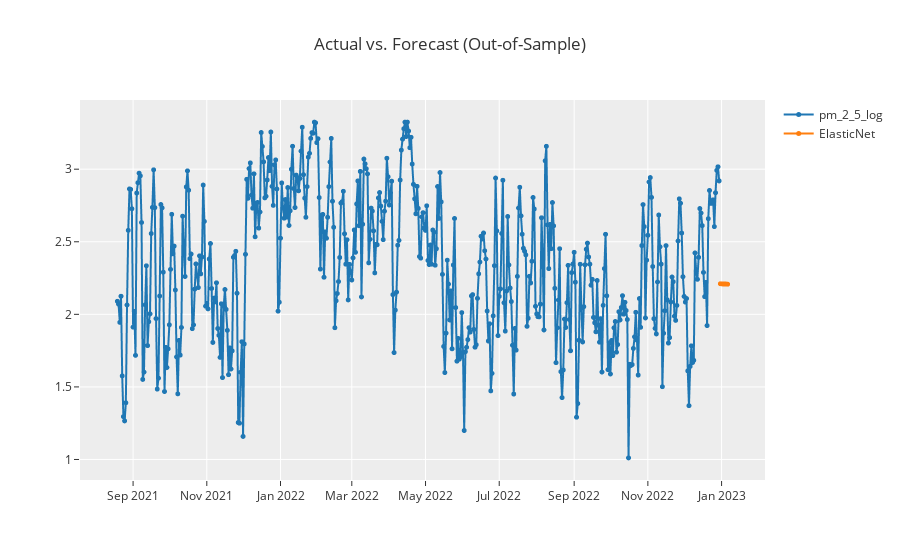

Write notebook code for a chart like this one.
### Code cell
import numpy as np
import pandas as pd

# ติดตั้ง / อัปเดต PyCaret ให้เป็นเวอร์ชันล่าสุด (ถ้ายังไม่ทำ)
# !pip install --upgrade pycaret

from pycaret.time_series import *

# ------------------------------------------------------------------------------
# 1) อ่านข้อมูล
# ------------------------------------------------------------------------------
df_raw = pd.read_csv(r"C:\Users\snpdp\pm2.5-Forecast-Dashboard\Data_csv\merge_data\AeroSURE-m-1d.csv")  # path ของไฟล์ CSV
df_raw['date_only'] = pd.to_datetime(df_raw['date_only'])
df_raw.sort_values('date_only', inplace=True)

# ------------------------------------------------------------------------------
# 2) เตรียมข้อมูล
#    2.1) ตั้งค่า index เป็น PeriodIndex (ลดปัญหา Datetime vs Period)
#    2.2) จัดการ Missing (ด้วย interpolate)
#    2.3) ตัด Outlier (ถ้าต้องการ)
#    2.4) Log Transform (Manual)
#    2.5) เลือกคอลัมน์ที่จะใช้จริง (target + exogenous)
# ------------------------------------------------------------------------------
df_raw.set_index('date_only', inplace=True)

# -> บังคับให้เป็น PeriodIndex ความถี่รายวัน
df_raw.index = df_raw.index.to_period('D')

# -> กำหนด asfreq('D') และ interpolate() (กรณีมี Missing)
df_raw = df_raw.asfreq('D').interpolate()

# (Optional) ตัด Outlier จากคอลัมน์ pm_2_5
# ตัวอย่างวิธีแบบ IQR
Q1 = df_raw['pm_2_5'].quantile(0.25)
Q3 = df_raw['pm_2_5'].quantile(0.75)
IQR = Q3 - Q1
lower_bound = Q1 - 1.5*IQR
upper_bound = Q3 + 1.5*IQR
# ถ้า pm_2_5 อยู่นอกช่วงนี้ จะทำการ "clip" หรือ "winsorize"
df_raw['pm_2_5'] = df_raw['pm_2_5'].clip(lower_bound, upper_bound)

# สร้างคอลัมน์ log
df_raw['pm_2_5_log'] = np.log(df_raw['pm_2_5'] + 1)  # ป้องกัน log(0)

# เลือกเฉพาะคอลัมน์ที่จะใช้
#  -> Target = pm_2_5_log
#  -> Exogenous = temp, humidity (สมมุติว่ามีแค่ 2 ตัวแปรนี้)
df = df_raw[['pm_2_5_log', 'temperature', 'humidity']].copy()

# ------------------------------------------------------------------------------
# 3) สร้าง Environment ด้วย setup() 
#    - fh=7 => พยากรณ์ล่วงหน้า 7 วัน
#    - fold=7 => Cross Validation 7 ชุด
#    - seasonal_period=7 => จับฤดูกาลรายสัปดาห์ (ปรับตามจริงได้)
# ------------------------------------------------------------------------------
ts_setup = setup(
    data=df,
    target='pm_2_5_log',
    fh=7,
    seasonal_period=365,
    session_id=123,
    fold=7  # เพิ่ม fold เพื่อให้ประเมินได้หลากหลายขึ้น
)

# ------------------------------------------------------------------------------
# 4) Compare Models (ดูว่าโมเดลไหน MASE ต่ำสุด)
# ------------------------------------------------------------------------------
best_ts_model = compare_models(sort='MASE')

# ------------------------------------------------------------------------------
# 5) ปรับแต่งโมเดล (Hyperparameter Tuning)
#    - เพิ่ม n_iter ให้มาก (เช่น 200) เพื่อค้นหาพารามิเตอร์ที่ดียิ่งขึ้น
# ------------------------------------------------------------------------------
tuned_ts_model = tune_model(
    best_ts_model,
    optimize='MASE',
    search_algorithm='random',
    n_iter=200
)

# ------------------------------------------------------------------------------
# 6) (Optional) Ensemble โมเดล
#    - บางเวอร์ชันของ PyCaret อาจมีฟังก์ชัน ensemble_model() สำหรับ time_series
#    - ถ้ามี error แสดงว่าเวอร์ชันนั้นยังไม่รองรับ ให้ข้ามขั้นตอนนี้ไป
# ------------------------------------------------------------------------------
try:
    ens_ts_model = ensemble_model(tuned_ts_model, method='auto')  # หรือ "bagging", "boosting"
except:
    ens_ts_model = tuned_ts_model

# ------------------------------------------------------------------------------
# 7) Finalize Model (ล็อกโมเดล)
# ------------------------------------------------------------------------------
final_ts_model = finalize_model(ens_ts_model)

# ------------------------------------------------------------------------------
# 8) สร้างข้อมูล Exogenous สำหรับ 7 วันข้างหน้า
#    - ถ้ามีวิธีคาดการณ์ temp, humidity ล่วงหน้าจริง ๆ ให้ใช้
#      ที่นี่ใช้ค่าเฉลี่ยเป็นตัวอย่าง
# ------------------------------------------------------------------------------
last_period = df.index[-1]  # ตัวอย่างเช่น Period('2023-03-10', 'D')
future_dates = pd.period_range(start=last_period + 1, periods=7, freq='D')

future_exog = pd.DataFrame(index=future_dates)
future_exog['temperature'] = df['temperature'].mean()       # หรือโมเดลพยากรณ์ temp อื่น ๆ
future_exog['humidity'] = df['humidity'].mean()

# ------------------------------------------------------------------------------
# 9) ทำนายอนาคต (7 วัน) + ย้อนกลับสเกล Log => PM2.5
# ------------------------------------------------------------------------------
future_forecast_log = predict_model(final_ts_model, fh=7, X=future_exog)

future_forecast = future_forecast_log.copy()
future_forecast['y_pred_PM2_5'] = np.exp(future_forecast['y_pred']) - 1

print("----- Future Forecast (PM2.5 scale) -----")
print(future_forecast[['y_pred_PM2_5']])

# ------------------------------------------------------------------------------
# 10) แสดงกราฟพยากรณ์
# ------------------------------------------------------------------------------
plot_model(final_ts_model, plot='forecast', data_kwargs={'fh': 7, 'X': future_exog})

### Figure 1 — Plotly figure (JSON) as saved in the notebook; plotly's stock layout.template omitted (floating-point values rounded to 4 significant figures; data arrays with more than 128 entries replaced by an {"elided": "..."} marker saying what was removed)
{"data": [{"line": {"color": "rgb(31, 119, 180)", "width": 2}, "marker": {"color": "rgb(31, 119, 180)", "size": 5}, "mode": "lines+markers", "name": "pm_2_5_log", "type": "scattergl", "x": {"elided": "506 str values"}, "xaxis": "x", "y": {"elided": "506 float values"}, "yaxis": "y"}, {"line": {"color": "rgb(255, 127, 14)", "width": 2}, "marker": {"color": "rgb(255, 127, 14)", "size": 5}, "mode": "lines+markers", "name": "ElasticNet", "type": "scattergl", "x": {"elided": "506 str values"}, "xaxis": "x", "y": {"elided": "506 float values"}, "yaxis": "y"}], "layout": {"showlegend": true, "title": {"text": "Actual vs. Forecast (Out-of-Sample)"}, "xaxis": {"anchor": "y", "domain": [0, 1]}, "yaxis": {"anchor": "x", "domain": [0, 1]}}}
